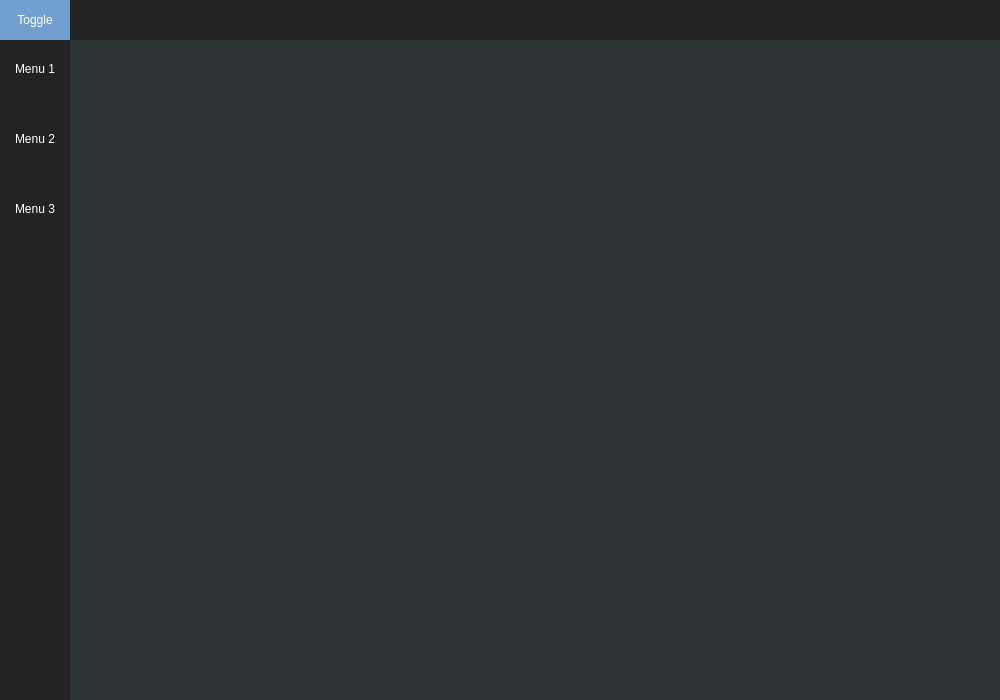
<?xml version="1.0" encoding="UTF-8"?>
<ui version="4.0">
 <class>MainWindow</class>
 <widget class="QMainWindow" name="MainWindow">
  <property name="geometry">
   <rect>
    <x>0</x>
    <y>0</y>
    <width>1000</width>
    <height>700</height>
   </rect>
  </property>
  <property name="minimumSize">
   <size>
    <width>1000</width>
    <height>700</height>
   </size>
  </property>
  <property name="windowTitle">
   <string>library</string>
  </property>
  <property name="styleSheet">
   <string notr="true">background-color: rgb(46, 52, 54);</string>
  </property>
  <widget class="QWidget" name="centralwidget">
   <layout class="QVBoxLayout" name="verticalLayout">
    <property name="spacing">
     <number>0</number>
    </property>
    <property name="leftMargin">
     <number>0</number>
    </property>
    <property name="topMargin">
     <number>0</number>
    </property>
    <property name="rightMargin">
     <number>0</number>
    </property>
    <property name="bottomMargin">
     <number>0</number>
    </property>
    <item>
     <widget class="QFrame" name="topbar">
      <property name="minimumSize">
       <size>
        <width>0</width>
        <height>40</height>
       </size>
      </property>
      <property name="maximumSize">
       <size>
        <width>16777215</width>
        <height>40</height>
       </size>
      </property>
      <property name="contextMenuPolicy">
       <enum>Qt::DefaultContextMenu</enum>
      </property>
      <property name="styleSheet">
       <string notr="true">background-color: rgb(35, 35, 35);</string>
      </property>
      <property name="frameShape">
       <enum>QFrame::NoFrame</enum>
      </property>
      <property name="frameShadow">
       <enum>QFrame::Raised</enum>
      </property>
      <widget class="QFrame" name="frame_top">
       <property name="geometry">
        <rect>
         <x>422</x>
         <y>0</y>
         <width>400</width>
         <height>40</height>
        </rect>
       </property>
       <property name="maximumSize">
        <size>
         <width>400</width>
         <height>40</height>
        </size>
       </property>
       <property name="frameShape">
        <enum>QFrame::NoFrame</enum>
       </property>
       <property name="frameShadow">
        <enum>QFrame::Raised</enum>
       </property>
      </widget>
      <widget class="QFrame" name="frame_toggle">
       <property name="geometry">
        <rect>
         <x>0</x>
         <y>0</y>
         <width>70</width>
         <height>40</height>
        </rect>
       </property>
       <property name="sizePolicy">
        <sizepolicy hsizetype="Expanding" vsizetype="Expanding">
         <horstretch>0</horstretch>
         <verstretch>0</verstretch>
        </sizepolicy>
       </property>
       <property name="minimumSize">
        <size>
         <width>0</width>
         <height>0</height>
        </size>
       </property>
       <property name="maximumSize">
        <size>
         <width>70</width>
         <height>40</height>
        </size>
       </property>
       <property name="styleSheet">
        <string notr="true">background-color: rgb(114, 159, 207);</string>
       </property>
       <property name="frameShape">
        <enum>QFrame::NoFrame</enum>
       </property>
       <property name="frameShadow">
        <enum>QFrame::Raised</enum>
       </property>
       <layout class="QVBoxLayout" name="verticalLayout_2">
        <property name="spacing">
         <number>0</number>
        </property>
        <property name="leftMargin">
         <number>0</number>
        </property>
        <property name="topMargin">
         <number>0</number>
        </property>
        <property name="rightMargin">
         <number>0</number>
        </property>
        <property name="bottomMargin">
         <number>0</number>
        </property>
        <item>
         <widget class="QPushButton" name="menu_toggle_btn">
          <property name="styleSheet">
           <string notr="true">color: rgb(255, 255, 255);
background-color: rgb(114, 159, 207);
border:0px solid;</string>
          </property>
          <property name="text">
           <string>Toggle</string>
          </property>
          <property name="flat">
           <bool>true</bool>
          </property>
         </widget>
        </item>
       </layout>
      </widget>
     </widget>
    </item>
    <item>
     <widget class="QFrame" name="content">
      <property name="frameShape">
       <enum>QFrame::NoFrame</enum>
      </property>
      <property name="frameShadow">
       <enum>QFrame::Raised</enum>
      </property>
      <layout class="QHBoxLayout" name="horizontalLayout">
       <property name="spacing">
        <number>0</number>
       </property>
       <property name="leftMargin">
        <number>0</number>
       </property>
       <property name="topMargin">
        <number>0</number>
       </property>
       <property name="rightMargin">
        <number>0</number>
       </property>
       <property name="bottomMargin">
        <number>0</number>
       </property>
       <item>
        <widget class="QFrame" name="frame_left_menu">
         <property name="minimumSize">
          <size>
           <width>70</width>
           <height>0</height>
          </size>
         </property>
         <property name="maximumSize">
          <size>
           <width>70</width>
           <height>16777215</height>
          </size>
         </property>
         <property name="styleSheet">
          <string notr="true">background-color: rgb(35, 35, 35);</string>
         </property>
         <property name="frameShape">
          <enum>QFrame::NoFrame</enum>
         </property>
         <property name="frameShadow">
          <enum>QFrame::Raised</enum>
         </property>
         <layout class="QVBoxLayout" name="verticalLayout_3">
          <property name="spacing">
           <number>6</number>
          </property>
          <property name="leftMargin">
           <number>0</number>
          </property>
          <property name="topMargin">
           <number>0</number>
          </property>
          <property name="rightMargin">
           <number>0</number>
          </property>
          <property name="bottomMargin">
           <number>0</number>
          </property>
          <item alignment="Qt::AlignTop">
           <widget class="QFrame" name="frame_menus">
            <property name="frameShape">
             <enum>QFrame::NoFrame</enum>
            </property>
            <property name="frameShadow">
             <enum>QFrame::Raised</enum>
            </property>
            <layout class="QVBoxLayout" name="verticalLayout_4">
             <property name="spacing">
              <number>30</number>
             </property>
             <item>
              <widget class="QPushButton" name="btn_page1">
               <property name="minimumSize">
                <size>
                 <width>0</width>
                 <height>40</height>
                </size>
               </property>
               <property name="palette">
                <palette>
                 <active>
                  <colorrole role="WindowText">
                   <brush brushstyle="SolidPattern">
                    <color alpha="255">
                     <red>255</red>
                     <green>255</green>
                     <blue>255</blue>
                    </color>
                   </brush>
                  </colorrole>
                  <colorrole role="Button">
                   <brush brushstyle="SolidPattern">
                    <color alpha="255">
                     <red>35</red>
                     <green>35</green>
                     <blue>35</blue>
                    </color>
                   </brush>
                  </colorrole>
                  <colorrole role="Text">
                   <brush brushstyle="SolidPattern">
                    <color alpha="255">
                     <red>255</red>
                     <green>255</green>
                     <blue>255</blue>
                    </color>
                   </brush>
                  </colorrole>
                  <colorrole role="ButtonText">
                   <brush brushstyle="SolidPattern">
                    <color alpha="255">
                     <red>255</red>
                     <green>255</green>
                     <blue>255</blue>
                    </color>
                   </brush>
                  </colorrole>
                  <colorrole role="Base">
                   <brush brushstyle="SolidPattern">
                    <color alpha="255">
                     <red>35</red>
                     <green>35</green>
                     <blue>35</blue>
                    </color>
                   </brush>
                  </colorrole>
                  <colorrole role="Window">
                   <brush brushstyle="SolidPattern">
                    <color alpha="255">
                     <red>35</red>
                     <green>35</green>
                     <blue>35</blue>
                    </color>
                   </brush>
                  </colorrole>
                  <colorrole role="PlaceholderText">
                   <brush brushstyle="NoBrush">
                    <color alpha="128">
                     <red>255</red>
                     <green>255</green>
                     <blue>255</blue>
                    </color>
                   </brush>
                  </colorrole>
                 </active>
                 <inactive>
                  <colorrole role="WindowText">
                   <brush brushstyle="SolidPattern">
                    <color alpha="255">
                     <red>255</red>
                     <green>255</green>
                     <blue>255</blue>
                    </color>
                   </brush>
                  </colorrole>
                  <colorrole role="Button">
                   <brush brushstyle="SolidPattern">
                    <color alpha="255">
                     <red>35</red>
                     <green>35</green>
                     <blue>35</blue>
                    </color>
                   </brush>
                  </colorrole>
                  <colorrole role="Text">
                   <brush brushstyle="SolidPattern">
                    <color alpha="255">
                     <red>255</red>
                     <green>255</green>
                     <blue>255</blue>
                    </color>
                   </brush>
                  </colorrole>
                  <colorrole role="ButtonText">
                   <brush brushstyle="SolidPattern">
                    <color alpha="255">
                     <red>255</red>
                     <green>255</green>
                     <blue>255</blue>
                    </color>
                   </brush>
                  </colorrole>
                  <colorrole role="Base">
                   <brush brushstyle="SolidPattern">
                    <color alpha="255">
                     <red>35</red>
                     <green>35</green>
                     <blue>35</blue>
                    </color>
                   </brush>
                  </colorrole>
                  <colorrole role="Window">
                   <brush brushstyle="SolidPattern">
                    <color alpha="255">
                     <red>35</red>
                     <green>35</green>
                     <blue>35</blue>
                    </color>
                   </brush>
                  </colorrole>
                  <colorrole role="PlaceholderText">
                   <brush brushstyle="NoBrush">
                    <color alpha="128">
                     <red>255</red>
                     <green>255</green>
                     <blue>255</blue>
                    </color>
                   </brush>
                  </colorrole>
                 </inactive>
                 <disabled>
                  <colorrole role="WindowText">
                   <brush brushstyle="SolidPattern">
                    <color alpha="255">
                     <red>255</red>
                     <green>255</green>
                     <blue>255</blue>
                    </color>
                   </brush>
                  </colorrole>
                  <colorrole role="Button">
                   <brush brushstyle="SolidPattern">
                    <color alpha="255">
                     <red>35</red>
                     <green>35</green>
                     <blue>35</blue>
                    </color>
                   </brush>
                  </colorrole>
                  <colorrole role="Text">
                   <brush brushstyle="SolidPattern">
                    <color alpha="255">
                     <red>255</red>
                     <green>255</green>
                     <blue>255</blue>
                    </color>
                   </brush>
                  </colorrole>
                  <colorrole role="ButtonText">
                   <brush brushstyle="SolidPattern">
                    <color alpha="255">
                     <red>255</red>
                     <green>255</green>
                     <blue>255</blue>
                    </color>
                   </brush>
                  </colorrole>
                  <colorrole role="Base">
                   <brush brushstyle="SolidPattern">
                    <color alpha="255">
                     <red>35</red>
                     <green>35</green>
                     <blue>35</blue>
                    </color>
                   </brush>
                  </colorrole>
                  <colorrole role="Window">
                   <brush brushstyle="SolidPattern">
                    <color alpha="255">
                     <red>35</red>
                     <green>35</green>
                     <blue>35</blue>
                    </color>
                   </brush>
                  </colorrole>
                  <colorrole role="PlaceholderText">
                   <brush brushstyle="NoBrush">
                    <color alpha="128">
                     <red>255</red>
                     <green>255</green>
                     <blue>255</blue>
                    </color>
                   </brush>
                  </colorrole>
                 </disabled>
                </palette>
               </property>
               <property name="styleSheet">
                <string notr="true">QPushButton{
border:0px solid;
color:rgb(255,255,255);
background-color: rgb(35, 35, 35);
}
QPushButton:Hover{
background-color: rgb(85, 170, 255);
}</string>
               </property>
               <property name="text">
                <string>Menu 1</string>
               </property>
               <property name="checkable">
                <bool>false</bool>
               </property>
               <property name="autoDefault">
                <bool>false</bool>
               </property>
               <property name="default">
                <bool>false</bool>
               </property>
               <property name="flat">
                <bool>false</bool>
               </property>
              </widget>
             </item>
             <item>
              <widget class="QPushButton" name="btn_page2">
               <property name="minimumSize">
                <size>
                 <width>0</width>
                 <height>40</height>
                </size>
               </property>
               <property name="palette">
                <palette>
                 <active>
                  <colorrole role="WindowText">
                   <brush brushstyle="SolidPattern">
                    <color alpha="255">
                     <red>255</red>
                     <green>255</green>
                     <blue>255</blue>
                    </color>
                   </brush>
                  </colorrole>
                  <colorrole role="Button">
                   <brush brushstyle="SolidPattern">
                    <color alpha="255">
                     <red>35</red>
                     <green>35</green>
                     <blue>35</blue>
                    </color>
                   </brush>
                  </colorrole>
                  <colorrole role="Text">
                   <brush brushstyle="SolidPattern">
                    <color alpha="255">
                     <red>255</red>
                     <green>255</green>
                     <blue>255</blue>
                    </color>
                   </brush>
                  </colorrole>
                  <colorrole role="ButtonText">
                   <brush brushstyle="SolidPattern">
                    <color alpha="255">
                     <red>255</red>
                     <green>255</green>
                     <blue>255</blue>
                    </color>
                   </brush>
                  </colorrole>
                  <colorrole role="Base">
                   <brush brushstyle="SolidPattern">
                    <color alpha="255">
                     <red>35</red>
                     <green>35</green>
                     <blue>35</blue>
                    </color>
                   </brush>
                  </colorrole>
                  <colorrole role="Window">
                   <brush brushstyle="SolidPattern">
                    <color alpha="255">
                     <red>35</red>
                     <green>35</green>
                     <blue>35</blue>
                    </color>
                   </brush>
                  </colorrole>
                  <colorrole role="PlaceholderText">
                   <brush brushstyle="NoBrush">
                    <color alpha="128">
                     <red>255</red>
                     <green>255</green>
                     <blue>255</blue>
                    </color>
                   </brush>
                  </colorrole>
                 </active>
                 <inactive>
                  <colorrole role="WindowText">
                   <brush brushstyle="SolidPattern">
                    <color alpha="255">
                     <red>255</red>
                     <green>255</green>
                     <blue>255</blue>
                    </color>
                   </brush>
                  </colorrole>
                  <colorrole role="Button">
                   <brush brushstyle="SolidPattern">
                    <color alpha="255">
                     <red>35</red>
                     <green>35</green>
                     <blue>35</blue>
                    </color>
                   </brush>
                  </colorrole>
                  <colorrole role="Text">
                   <brush brushstyle="SolidPattern">
                    <color alpha="255">
                     <red>255</red>
                     <green>255</green>
                     <blue>255</blue>
                    </color>
                   </brush>
                  </colorrole>
                  <colorrole role="ButtonText">
                   <brush brushstyle="SolidPattern">
                    <color alpha="255">
                     <red>255</red>
                     <green>255</green>
                     <blue>255</blue>
                    </color>
                   </brush>
                  </colorrole>
                  <colorrole role="Base">
                   <brush brushstyle="SolidPattern">
                    <color alpha="255">
                     <red>35</red>
                     <green>35</green>
                     <blue>35</blue>
                    </color>
                   </brush>
                  </colorrole>
                  <colorrole role="Window">
                   <brush brushstyle="SolidPattern">
                    <color alpha="255">
                     <red>35</red>
                     <green>35</green>
                     <blue>35</blue>
                    </color>
                   </brush>
                  </colorrole>
                  <colorrole role="PlaceholderText">
                   <brush brushstyle="NoBrush">
                    <color alpha="128">
                     <red>255</red>
                     <green>255</green>
                     <blue>255</blue>
                    </color>
                   </brush>
                  </colorrole>
                 </inactive>
                 <disabled>
                  <colorrole role="WindowText">
                   <brush brushstyle="SolidPattern">
                    <color alpha="255">
                     <red>255</red>
                     <green>255</green>
                     <blue>255</blue>
                    </color>
                   </brush>
                  </colorrole>
                  <colorrole role="Button">
                   <brush brushstyle="SolidPattern">
                    <color alpha="255">
                     <red>35</red>
                     <green>35</green>
                     <blue>35</blue>
                    </color>
                   </brush>
                  </colorrole>
                  <colorrole role="Text">
                   <brush brushstyle="SolidPattern">
                    <color alpha="255">
                     <red>255</red>
                     <green>255</green>
                     <blue>255</blue>
                    </color>
                   </brush>
                  </colorrole>
                  <colorrole role="ButtonText">
                   <brush brushstyle="SolidPattern">
                    <color alpha="255">
                     <red>255</red>
                     <green>255</green>
                     <blue>255</blue>
                    </color>
                   </brush>
                  </colorrole>
                  <colorrole role="Base">
                   <brush brushstyle="SolidPattern">
                    <color alpha="255">
                     <red>35</red>
                     <green>35</green>
                     <blue>35</blue>
                    </color>
                   </brush>
                  </colorrole>
                  <colorrole role="Window">
                   <brush brushstyle="SolidPattern">
                    <color alpha="255">
                     <red>35</red>
                     <green>35</green>
                     <blue>35</blue>
                    </color>
                   </brush>
                  </colorrole>
                  <colorrole role="PlaceholderText">
                   <brush brushstyle="NoBrush">
                    <color alpha="128">
                     <red>255</red>
                     <green>255</green>
                     <blue>255</blue>
                    </color>
                   </brush>
                  </colorrole>
                 </disabled>
                </palette>
               </property>
               <property name="styleSheet">
                <string notr="true">QPushButton{
border:0px solid;
color:rgb(255,255,255);
background-color: rgb(35, 35, 35);
}
QPushButton:Hover{
background-color: rgb(85, 170, 255);
}</string>
               </property>
               <property name="text">
                <string>Menu 2</string>
               </property>
               <property name="checkable">
                <bool>false</bool>
               </property>
               <property name="autoDefault">
                <bool>false</bool>
               </property>
               <property name="default">
                <bool>false</bool>
               </property>
               <property name="flat">
                <bool>false</bool>
               </property>
              </widget>
             </item>
             <item>
              <widget class="QPushButton" name="btn_page3">
               <property name="minimumSize">
                <size>
                 <width>0</width>
                 <height>40</height>
                </size>
               </property>
               <property name="palette">
                <palette>
                 <active>
                  <colorrole role="WindowText">
                   <brush brushstyle="SolidPattern">
                    <color alpha="255">
                     <red>255</red>
                     <green>255</green>
                     <blue>255</blue>
                    </color>
                   </brush>
                  </colorrole>
                  <colorrole role="Button">
                   <brush brushstyle="SolidPattern">
                    <color alpha="255">
                     <red>35</red>
                     <green>35</green>
                     <blue>35</blue>
                    </color>
                   </brush>
                  </colorrole>
                  <colorrole role="Text">
                   <brush brushstyle="SolidPattern">
                    <color alpha="255">
                     <red>255</red>
                     <green>255</green>
                     <blue>255</blue>
                    </color>
                   </brush>
                  </colorrole>
                  <colorrole role="ButtonText">
                   <brush brushstyle="SolidPattern">
                    <color alpha="255">
                     <red>255</red>
                     <green>255</green>
                     <blue>255</blue>
                    </color>
                   </brush>
                  </colorrole>
                  <colorrole role="Base">
                   <brush brushstyle="SolidPattern">
                    <color alpha="255">
                     <red>35</red>
                     <green>35</green>
                     <blue>35</blue>
                    </color>
                   </brush>
                  </colorrole>
                  <colorrole role="Window">
                   <brush brushstyle="SolidPattern">
                    <color alpha="255">
                     <red>35</red>
                     <green>35</green>
                     <blue>35</blue>
                    </color>
                   </brush>
                  </colorrole>
                  <colorrole role="PlaceholderText">
                   <brush brushstyle="NoBrush">
                    <color alpha="128">
                     <red>255</red>
                     <green>255</green>
                     <blue>255</blue>
                    </color>
                   </brush>
                  </colorrole>
                 </active>
                 <inactive>
                  <colorrole role="WindowText">
                   <brush brushstyle="SolidPattern">
                    <color alpha="255">
                     <red>255</red>
                     <green>255</green>
                     <blue>255</blue>
                    </color>
                   </brush>
                  </colorrole>
                  <colorrole role="Button">
                   <brush brushstyle="SolidPattern">
                    <color alpha="255">
                     <red>35</red>
                     <green>35</green>
                     <blue>35</blue>
                    </color>
                   </brush>
                  </colorrole>
                  <colorrole role="Text">
                   <brush brushstyle="SolidPattern">
                    <color alpha="255">
                     <red>255</red>
                     <green>255</green>
                     <blue>255</blue>
                    </color>
                   </brush>
                  </colorrole>
                  <colorrole role="ButtonText">
                   <brush brushstyle="SolidPattern">
                    <color alpha="255">
                     <red>255</red>
                     <green>255</green>
                     <blue>255</blue>
                    </color>
                   </brush>
                  </colorrole>
                  <colorrole role="Base">
                   <brush brushstyle="SolidPattern">
                    <color alpha="255">
                     <red>35</red>
                     <green>35</green>
                     <blue>35</blue>
                    </color>
                   </brush>
                  </colorrole>
                  <colorrole role="Window">
                   <brush brushstyle="SolidPattern">
                    <color alpha="255">
                     <red>35</red>
                     <green>35</green>
                     <blue>35</blue>
                    </color>
                   </brush>
                  </colorrole>
                  <colorrole role="PlaceholderText">
                   <brush brushstyle="NoBrush">
                    <color alpha="128">
                     <red>255</red>
                     <green>255</green>
                     <blue>255</blue>
                    </color>
                   </brush>
                  </colorrole>
                 </inactive>
                 <disabled>
                  <colorrole role="WindowText">
                   <brush brushstyle="SolidPattern">
                    <color alpha="255">
                     <red>255</red>
                     <green>255</green>
                     <blue>255</blue>
                    </color>
                   </brush>
                  </colorrole>
                  <colorrole role="Button">
                   <brush brushstyle="SolidPattern">
                    <color alpha="255">
                     <red>35</red>
                     <green>35</green>
                     <blue>35</blue>
                    </color>
                   </brush>
                  </colorrole>
                  <colorrole role="Text">
                   <brush brushstyle="SolidPattern">
                    <color alpha="255">
                     <red>255</red>
                     <green>255</green>
                     <blue>255</blue>
                    </color>
                   </brush>
                  </colorrole>
                  <colorrole role="ButtonText">
                   <brush brushstyle="SolidPattern">
                    <color alpha="255">
                     <red>255</red>
                     <green>255</green>
                     <blue>255</blue>
                    </color>
                   </brush>
                  </colorrole>
                  <colorrole role="Base">
                   <brush brushstyle="SolidPattern">
                    <color alpha="255">
                     <red>35</red>
                     <green>35</green>
                     <blue>35</blue>
                    </color>
                   </brush>
                  </colorrole>
                  <colorrole role="Window">
                   <brush brushstyle="SolidPattern">
                    <color alpha="255">
                     <red>35</red>
                     <green>35</green>
                     <blue>35</blue>
                    </color>
                   </brush>
                  </colorrole>
                  <colorrole role="PlaceholderText">
                   <brush brushstyle="NoBrush">
                    <color alpha="128">
                     <red>255</red>
                     <green>255</green>
                     <blue>255</blue>
                    </color>
                   </brush>
                  </colorrole>
                 </disabled>
                </palette>
               </property>
               <property name="styleSheet">
                <string notr="true">QPushButton{
border:0px solid;
color:rgb(255,255,255);
background-color: rgb(35, 35, 35);
}
QPushButton:Hover{
background-color: rgb(85, 170, 255);
}</string>
               </property>
               <property name="text">
                <string>Menu 3</string>
               </property>
               <property name="checkable">
                <bool>false</bool>
               </property>
               <property name="autoDefault">
                <bool>false</bool>
               </property>
               <property name="default">
                <bool>false</bool>
               </property>
               <property name="flat">
                <bool>false</bool>
               </property>
              </widget>
             </item>
            </layout>
           </widget>
          </item>
         </layout>
        </widget>
       </item>
       <item>
        <widget class="QFrame" name="frame_pages">
         <property name="frameShape">
          <enum>QFrame::NoFrame</enum>
         </property>
         <property name="frameShadow">
          <enum>QFrame::Raised</enum>
         </property>
         <layout class="QVBoxLayout" name="verticalLayout_5">
          <item>
           <widget class="QStackedWidget" name="pages_Widget">
            <widget class="QWidget" name="page_1"/>
            <widget class="QWidget" name="page_2"/>
            <widget class="QWidget" name="page_3"/>
           </widget>
          </item>
         </layout>
        </widget>
       </item>
      </layout>
     </widget>
    </item>
   </layout>
  </widget>
 </widget>
 <resources/>
 <connections/>
</ui>
